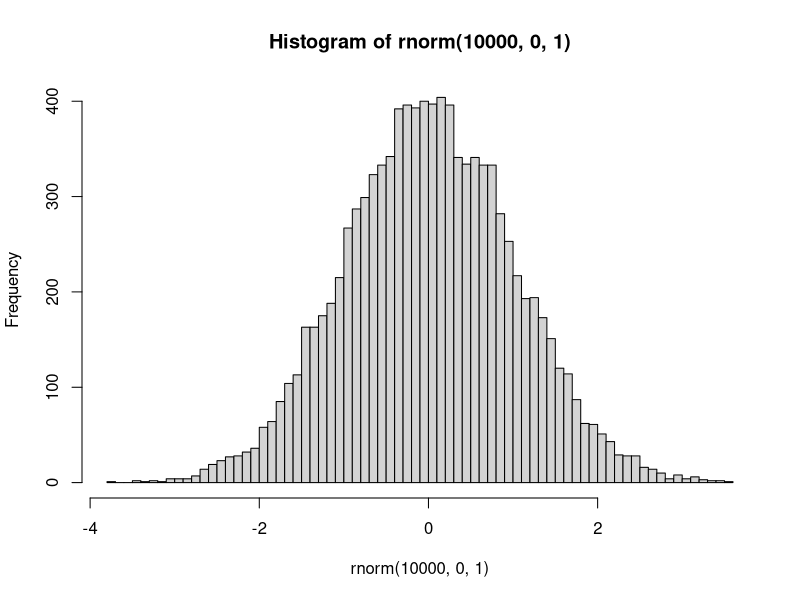
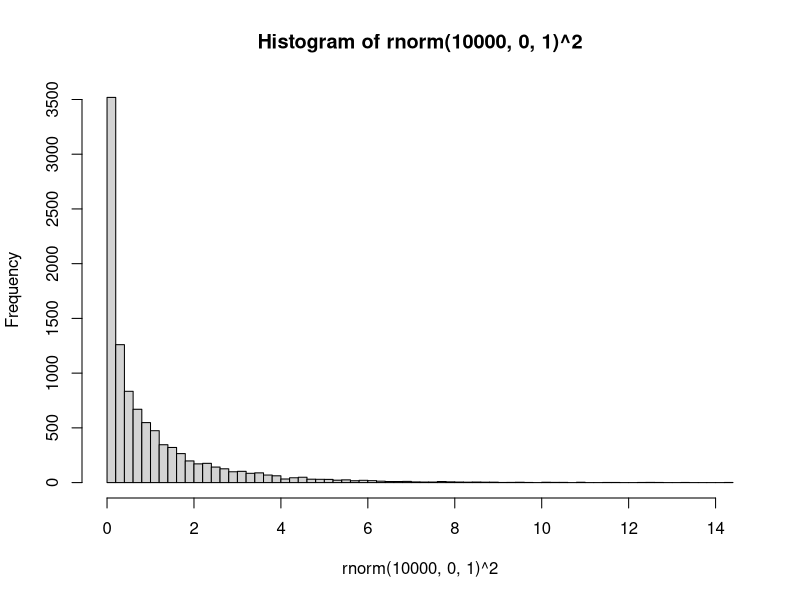
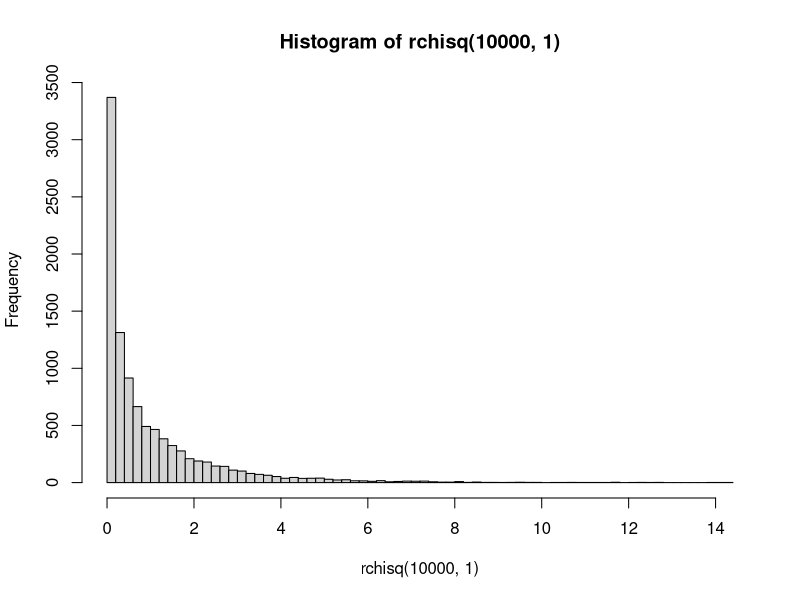
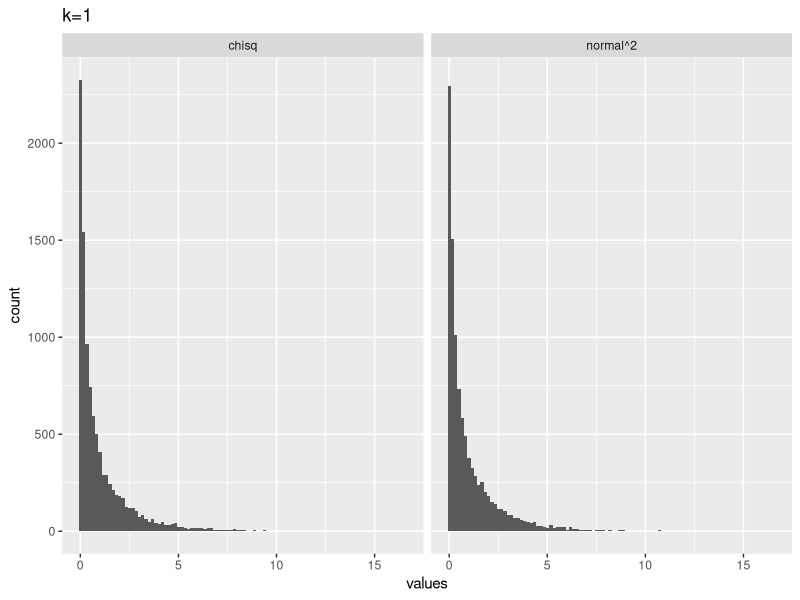
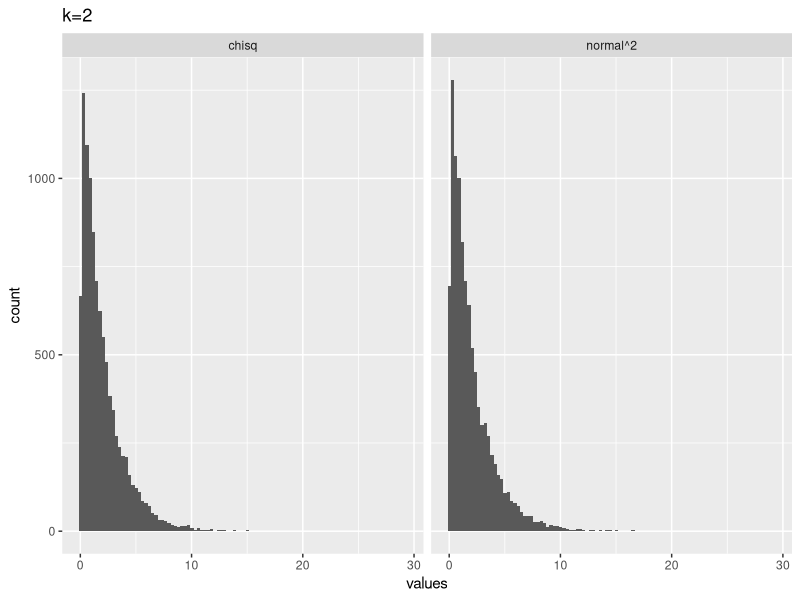
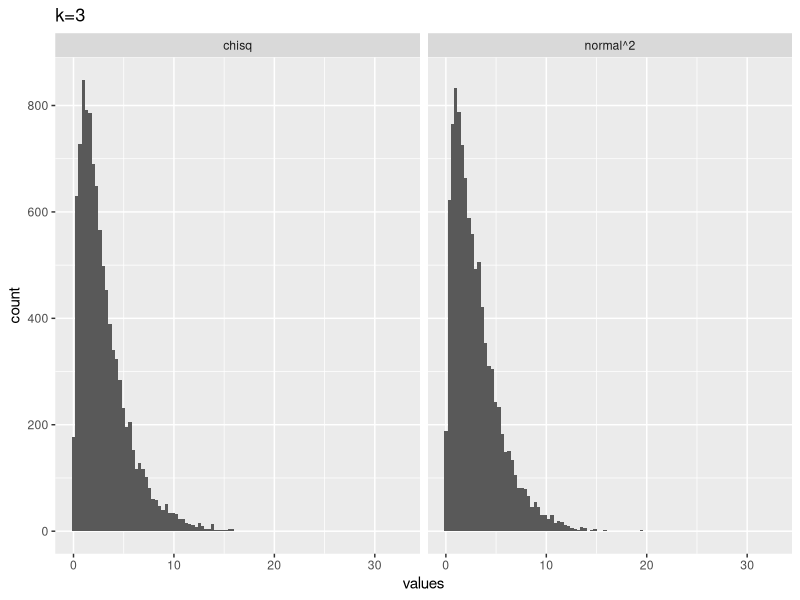
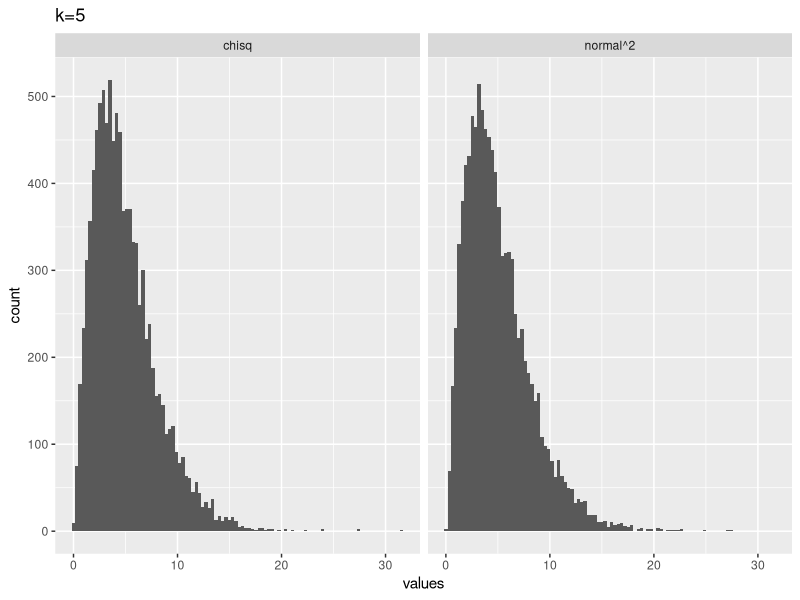
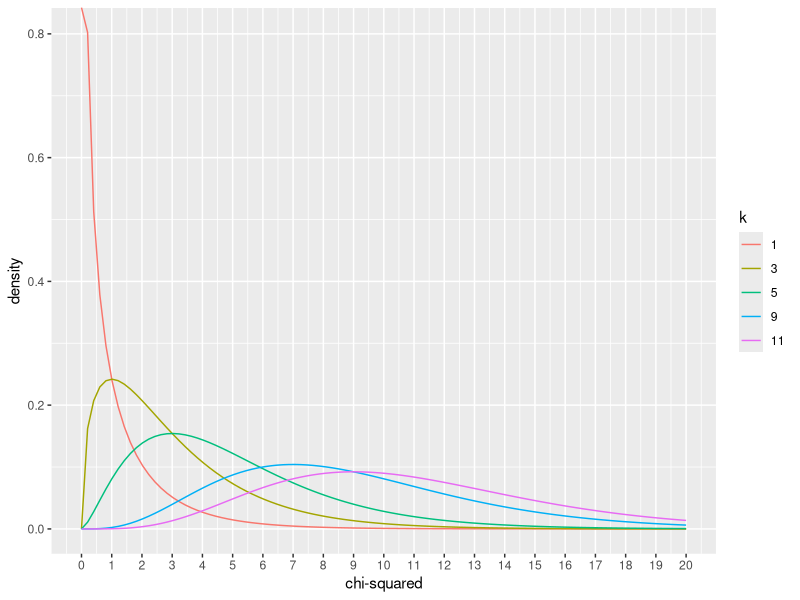

The R script that drew these images, in order:
## ---- chunk 1
knitr::opts_chunk$set(cache=TRUE, message = FALSE, warning = FALSE)
## ---- chunk 2
?chisq.test
## ---- chunk 3
my_vals <- c(20,30)
(xsq <- chisq.test(my_vals))

xsq$statistic
xsq$observed
xsq$expected
xsq$residuals


sum(((xsq$observed - xsq$expected)^2) / xsq$expected)

## ---- chunk 4
my_vals <- c(20,30)
chisq.test(my_vals, p = c(.25,.75))
## ---- chunk 5
my_vals <- c(20,30,10,10,30,30)
chisq.test(my_vals)
## ---- chunk 6
M <- as.table(rbind(c(762, 327, 468), c(484, 239, 477)))
dimnames(M) <- list(gender = c("F", "M"),
                    party = c("Democrat","Independent", "Republican"))
(Xsq <- chisq.test(M))  # Prints test summary
Xsq$observed   # observed counts (same as M)
Xsq$expected   # expected counts under the null
Xsq$residuals  # Pearson residuals
Xsq$stdres     # standardized residuals
Xsq$p.value
Xsq$statistic
## ---- chunk 7
coin_toss <- data.frame(outcome = c("H","T"),
                        O = c(23,27),
                        E = c(25,25))
knitr::kable(coin_toss)
## ---- chunk 8
library(dplyr)

coin_toss <- coin_toss %>%
  mutate(d = O - E) %>%
  mutate(d_sq = d^2) %>%
  mutate(div = d_sq/E )

knitr::kable(coin_toss)

# compute chi-square
sum(coin_toss$div)

# compute chi-square 
O <- c(23,27)
E <- c(25,25)
sum(((O-E)^2)/E)

# compute chi-square
chisq.test(x=c(23,27))

## ---- chunk 9
chisq.test(x=c(47,3))
## ---- chunk 10
# normal histogram
hist(rnorm(10000,0,1), breaks = 100)

# chi-squared with k = 1
hist(rnorm(10000,0,1)^2, breaks = 100)
## ---- chunk 11
hist(rchisq(10000,1), breaks=100)
## ---- chunk 12
# k = 1
from_normal <- replicate(10000, rnorm(1,0,1)^2)
from_chisq  <- rchisq(10000,1)
plot_df <- data.frame(values = c(from_normal,
                                 from_chisq),
                      source = c("normal^2","chisq"))

library(ggplot2)
ggplot(plot_df, aes(x=values))+
  geom_histogram(bins=100)+
  ggtitle("k=1")+
  facet_wrap(~source)
## ---- chunk 13
# k = 2
from_normal <- replicate(10000, sum(rnorm(2,0,1)^2))
from_chisq  <- rchisq(10000,2)
plot_df <- data.frame(values = c(from_normal,
                                 from_chisq),
                      source = c("normal^2","chisq"))

library(ggplot2)
ggplot(plot_df, aes(x=values))+
  geom_histogram(bins=100)+
  ggtitle("k=2")+
  facet_wrap(~source)
## ---- chunk 14
# k = 3
from_normal <- replicate(10000, sum(rnorm(3,0,1)^2))
from_chisq  <- rchisq(10000,3)
plot_df <- data.frame(values = c(from_normal,
                                 from_chisq),
                      source = c("normal^2","chisq"))

library(ggplot2)
ggplot(plot_df, aes(x=values))+
  geom_histogram(bins=100)+
  ggtitle("k=3")+
  facet_wrap(~source)
## ---- chunk 15
# k = 5
from_normal <- replicate(10000, sum(rnorm(5,0,1)^2))
from_chisq  <- rchisq(10000,5)
plot_df <- data.frame(values = c(from_normal,
                                 from_chisq),
                      source = c("normal^2","chisq"))

library(ggplot2)
ggplot(plot_df, aes(x=values))+
  geom_histogram(bins=100)+
  ggtitle("k=5")+
  facet_wrap(~source)
## ---- chunk 16

plot_df <- data.frame(values = c(dchisq(x=seq(0,20,length.out = 100), df=1),
                                 dchisq(x=seq(0,20,length.out = 100), df=3),
                                 dchisq(x=seq(0,20,length.out = 100), df=5),
                                 dchisq(x=seq(0,20,length.out = 100), df=9),
                                 dchisq(x=seq(0,20,length.out = 100), df=11)
                                 ),
                      x = rep(seq(0,20,length.out = 100),5),
                      k = as.factor(rep(c(1,3,5,9,11), each = 100))
                      )

ggplot(plot_df, aes(x = x, y=values, color=k, group=k))+
  geom_line()+
  ylab("density")+
  xlab("chi-squared")+
  scale_x_continuous(breaks=0:20)

## ---- chunk 17
a<- replicate(10000,sum(rnorm(5,0,1)^2))
hist(a)

## ---- chunk 18
mean(rnorm(10000,0,1))
## ---- chunk 19
mean(rnorm(10000,0,1)^2)
## ---- chunk 20
mean(rchisq(10000,10))
## ---- chunk 21
# flip a coin 10 times
hist(rbinom(10000,10,.5), breaks=seq(0,10,1))

# flip a coin 100 times
hist(rbinom(10000,100,.5), breaks=seq(20,80,1))
## ---- chunk 22
pbinom(2,10,.5, lower.tail = TRUE)*2
## ---- chunk 23
chisq.test(c(2,8))
## ---- chunk 24
pbinom(40,100,.5, lower.tail = TRUE)*2
chisq.test(c(40,60))
## ---- chunk 25
pbinom(450,1000,.5, lower.tail = TRUE)*2
chisq.test(c(450,550))
## ---- chunk 26
pbinom(4900,10000,.5, lower.tail = TRUE)*2
chisq.test(c(4900,5100))
## ---- chunk 27
pchisq(18.24, 19, lower.tail = FALSE)
## ---- chunk 28
replicate(5,sample(c(1,0),2))
## ---- chunk 29
chisq.test(replicate(5,sample(c(1,0),2)))
## ---- chunk 30
chisq.test(replicate(5,sample(c(1,0),2)))
## ---- chunk 31
chisq.test(replicate(19,sample(c(1,0),2)))
